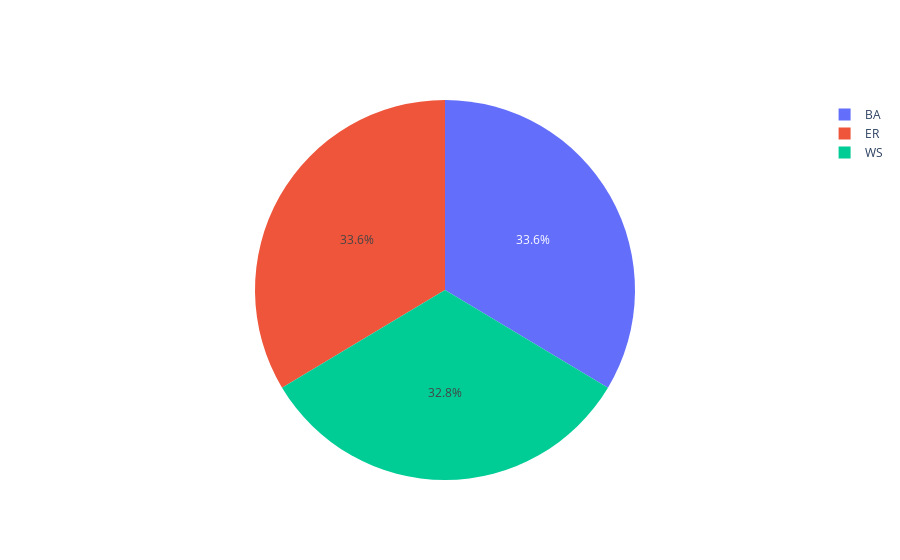
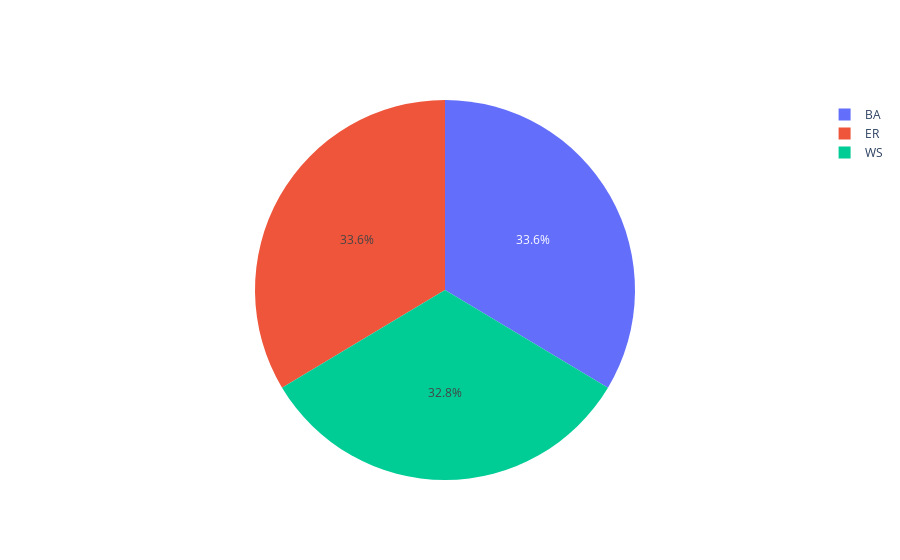

The code cell stored with these charts, in order, in its notebook:
### Code cell
for stage_num in [1, 2, 3]:
    labels = ['BA','ER','WS']
    values = [ graph_counter_dict[stage_num]['BA'], graph_counter_dict[stage_num]['ER'], graph_counter_dict[stage_num]['WS'] ]

    fig = go.Figure(data=[go.Pie(labels=labels, values=values)])
    fig.show()

### Figure 1 — Plotly figure (JSON) as saved in the notebook; plotly's stock layout.template omitted (floating-point values rounded to 4 significant figures)
{"data": [{"labels": ["BA", "ER", "WS"], "type": "pie", "values": [43, 43, 42]}], "layout": {}}

### Figure 2 — Plotly figure (JSON) as saved in the notebook; plotly's stock layout.template omitted (floating-point values rounded to 4 significant figures)
{"data": [{"labels": ["BA", "ER", "WS"], "type": "pie", "values": [43, 43, 42]}], "layout": {}}
